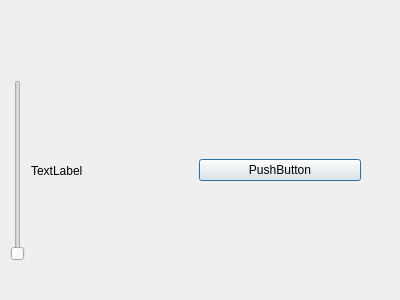
<?xml version="1.0" encoding="UTF-8"?>
<ui version="4.0">
 <class>Dialog</class>
 <widget class="QDialog" name="Dialog">
  <property name="geometry">
   <rect>
    <x>0</x>
    <y>0</y>
    <width>400</width>
    <height>300</height>
   </rect>
  </property>
  <property name="windowTitle">
   <string>Dialog</string>
  </property>
  <widget class="QWidget" name="horizontalLayoutWidget">
   <property name="geometry">
    <rect>
     <x>10</x>
     <y>80</y>
     <width>351</width>
     <height>181</height>
    </rect>
   </property>
   <layout class="QHBoxLayout" name="horizontalLayout">
    <item>
     <widget class="QSlider" name="verticalSlider">
      <property name="orientation">
       <enum>Qt::Vertical</enum>
      </property>
     </widget>
    </item>
    <item>
     <widget class="QLabel" name="label">
      <property name="text">
       <string>TextLabel</string>
      </property>
     </widget>
    </item>
    <item>
     <widget class="QPushButton" name="pushButton">
      <property name="text">
       <string>PushButton</string>
      </property>
     </widget>
    </item>
   </layout>
  </widget>
 </widget>
 <resources/>
 <connections/>
</ui>
